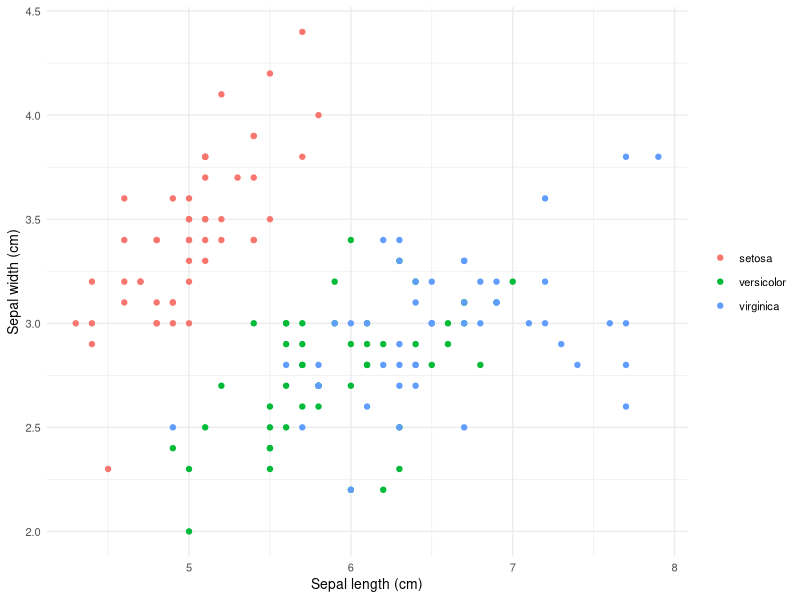

Source code (R):
## ---- chunk 1
#| label: fig-scatter
#| fig-cap: "がくの長さと幅の関係"
#| fig-width: 5
#| fig-height: 3
#| echo: false
#| warning: false

library(ggplot2)

ggplot(iris, aes(x = Sepal.Length, y = Sepal.Width, color = Species)) +
    geom_point() +
    labs(x = "Sepal length (cm)", y = "Sepal width (cm)", color = NULL) +
    theme_minimal(base_size = 10)
